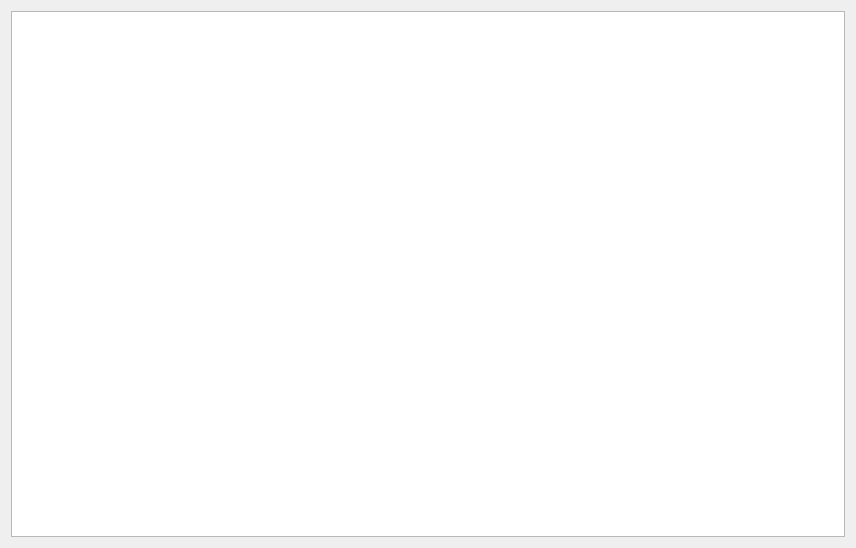
<?xml version="1.0" encoding="UTF-8"?>
<ui version="4.0">
 <class>Widget</class>
 <widget class="QWidget" name="Widget">
  <property name="geometry">
   <rect>
    <x>0</x>
    <y>0</y>
    <width>856</width>
    <height>548</height>
   </rect>
  </property>
  <property name="windowTitle">
   <string>Widget</string>
  </property>
  <layout class="QVBoxLayout" name="verticalLayout">
   <item>
    <widget class="QTextBrowser" name="textBrowser"/>
   </item>
  </layout>
 </widget>
 <layoutdefault spacing="6" margin="11"/>
 <resources/>
 <connections/>
</ui>
